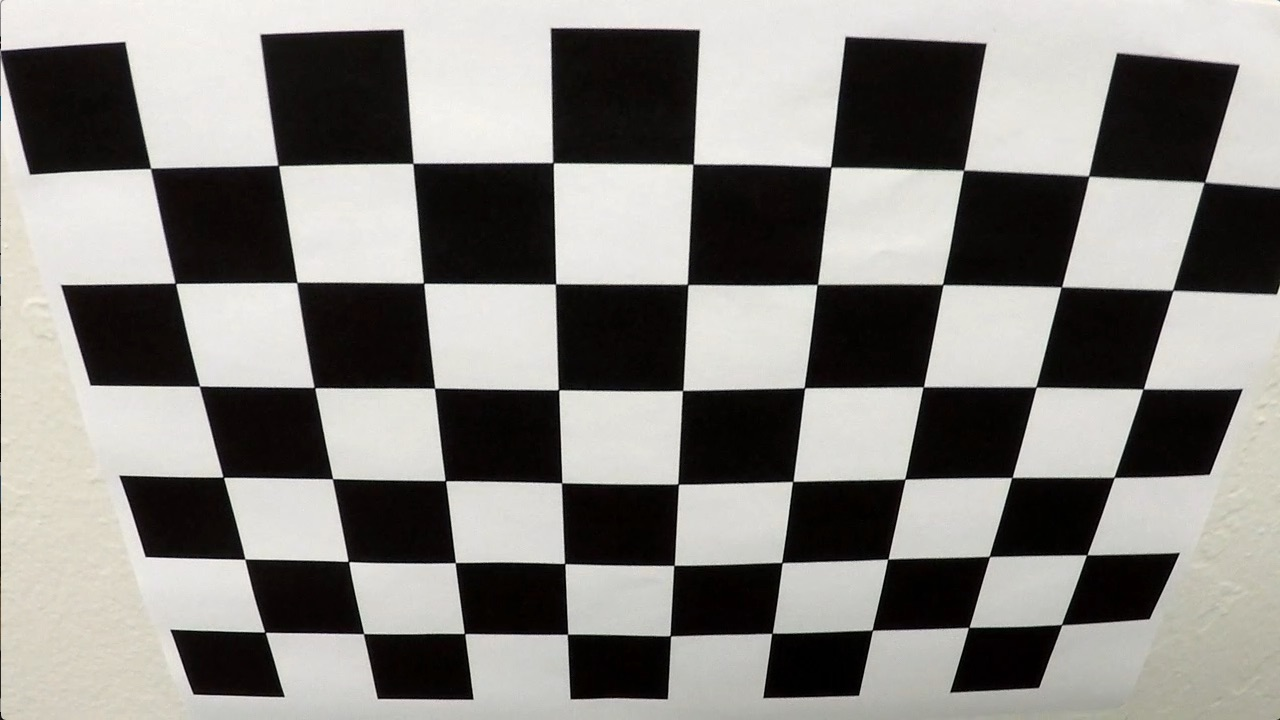
#> input picture camera_cal/calibration2.jpg, 1280 x 720 px; the run also reads 2 pictures not shown here
$ jupyter execute --allow-errors advanced_lane_tracking.ipynb   (shell and % lines are left out)   (older library calls are emulated)
#> lines starting #> are read from the running program, lines starting #| are printed output that depends on the picture; after the words box and inside, x2 and y2 are one past the last pixel; in counts of white or black regions, pixels touching at a corner belong together
### helpers.py
import numpy as np
import cv2
import matplotlib.pyplot as plt
import matplotlib.image as mpimg
import glob
from collections import deque

##################################################################
################## Calibration and Distortion ####################
##################################################################

# [5 lines left out: function cal_undistort, not called in this run]

def calibrate(root, nx, ny):
    fnames = glob.glob(root+"*.jpg")

    objpoints = []
    imgpoints = []

    objp = np.zeros((nx*ny,3), np.float32)
    objp[:,:2] = np.mgrid[0:nx,0:ny].T.reshape(-1,2)

    for fname in fnames:
        img = mpimg.imread(fname)
        gray = cv2.cvtColor(img, cv2.COLOR_RGB2GRAY)
        ret, corners = cv2.findChessboardCorners(gray, (nx, ny), None)
        if ret:
            imgpoints.append(corners)
            objpoints.append(objp)
    ret, mtx, dist, rvecs, tvecs = cv2.calibrateCamera(objpoints, imgpoints, gray.shape[::-1],None,None)
    return ret, mtx, dist, rvecs, tvecs

def undistort(img, mtx, dist):
    return cv2.undistort(img.copy(), mtx, dist, None, mtx)

# [22 lines left out: function corners_unwarp, not called in this run]

##################################################################
########################## GET EDGES #############################
##################################################################

def edge_pipeline(img):
    gray = cv2.cvtColor(img, cv2.COLOR_RGB2GRAY)

    height, width = gray.shape

    # apply gradient threshold on the horizontal gradient
    sx_binary = sobel(gray, 'x', 10, 200)

    # apply gradient direction threshold so that only edges closer to vertical are detected.
    dir_binary = directional_sobel(gray, thresh=(np.pi/6, np.pi/2))

    # combine the gradient and direction thresholds.
    combined_condition = ((sx_binary == 1) & (dir_binary == 1))

    # R & G thresholds so that yellow lanes are detected well.
    color_threshold = 150
    R = img[:,:,0]
    G = img[:,:,1]
    color_combined = np.zeros_like(R)
    r_g_condition = (R > color_threshold) & (G > color_threshold)


    # color channel thresholds
    hls = cv2.cvtColor(img, cv2.COLOR_RGB2HLS)
    S = hls[:,:,2]
    L = hls[:,:,1]

    # S channel performs well for detecting bright yellow and white lanes
    s_thresh = (100, 255)
    s_condition = (S > s_thresh[0]) & (S <= s_thresh[1])

    # We put a threshold on the L channel to avoid pixels which have shadows and as a result darker.
    l_thresh = (120, 255)
    l_condition = (L > l_thresh[0]) & (L <= l_thresh[1])

    # combine all the thresholds
    # A pixel should either be a yellowish or whiteish
    # And it should also have a gradient, as per our thresholds
    color_combined[(r_g_condition & l_condition) & (s_condition | combined_condition)] = 1

    # apply the region of interest mask
    mask = np.zeros_like(color_combined)
    imshape = img.shape
    vertices = np.array([[(0,imshape[0]), (4*imshape[1]/9, 6*imshape[0]/10),
                          (5*imshape[1]/9, 6*imshape[0]/10), (imshape[1],imshape[0])]], dtype=np.int32)
    cv2.fillPoly(mask, [vertices], 1)
    edges = cv2.bitwise_and(color_combined, mask)

    return edges

# [4 lines left out: function color, not called in this run]

def sobel(gray, orient='x', thresh_min=0, thresh_max=255):
    if orient == 'x':
        sob = cv2.Sobel(gray, cv2.CV_64F, 1, 0)
    elif orient == 'y':
        sob = cv2.Sobel(gray, cv2.CV_64F, 0, 1)
    abs_sobel = np.absolute(sob)
    max_value = np.max(abs_sobel)
    binary_output = np.uint8(255*abs_sobel/max_value)
    mask = np.zeros_like(binary_output)
    mask[(binary_output >= thresh_min) & (binary_output <= thresh_max)] = 1
    return mask

def directional_sobel(gray, sobel_kernel=3, thresh=(0, np.pi/2)):
    sobel_x = cv2.Sobel(gray, cv2.CV_64F, 1, 0, ksize=sobel_kernel)
    sobel_y = cv2.Sobel(gray, cv2.CV_64F, 0, 1, ksize=sobel_kernel)
    abs_sobel_x = np.absolute(sobel_x)
    abs_sobel_y = np.absolute(sobel_y)
    direction = np.arctan2(abs_sobel_y,abs_sobel_x)
    direction = np.absolute(direction)
    mask = np.zeros_like(direction)
    mask[(direction >= thresh[0]) & (direction <= thresh[1])] = 1
    return mask

##################################################################
######################### Interpolation  #########################
##################################################################

# [4 lines left out: function hist, not called in this run]

def find_lane_pixels(binary_warped):
    # Take a histogram of the bottom half of the image
    histogram = np.sum(binary_warped[binary_warped.shape[0]//2:,:], axis=0)
    # Create an output image to draw on and visualize the result
    out_img = np.dstack((binary_warped, binary_warped, binary_warped))
    # Find the peak of the left and right halves of the histogram
    # These will be the starting point for the left and right lines
    midpoint = np.int(histogram.shape[0]//2)
    leftx_base = np.argmax(histogram[:midpoint])
    rightx_base = np.argmax(histogram[midpoint:]) + midpoint

    # HYPERPARAMETERS
    # Choose the number of sliding windows
    nwindows = 9
    # Set the width of the windows +/- margin
    margin = 100
    # Set minimum number of pixels found to recenter window
    minpix = 50

    # Set height of windows - based on nwindows above and image shape
    window_height = np.int(binary_warped.shape[0]//nwindows)
    # Identify the x and y positions of all nonzero pixels in the image
    nonzero = binary_warped.nonzero()
    nonzeroy = np.array(nonzero[0])
    nonzerox = np.array(nonzero[1])
    # Current positions to be updated later for each window in nwindows
    leftx_current = leftx_base
    rightx_current = rightx_base

    # Create empty lists to receive left and right lane pixel indices
    left_lane_inds = []
    right_lane_inds = []

    # Step through the windows one by one
    for window in range(nwindows):
        # Identify window boundaries in x and y (and right and left)
        win_y_low = binary_warped.shape[0] - (window+1)*window_height
        win_y_high = binary_warped.shape[0] - window*window_height

        win_xleft_low = leftx_current - margin
        win_xleft_high = leftx_current + margin
        win_xright_low = rightx_current - margin
        win_xright_high = rightx_current + margin

        # Draw the windows on the visualization image
        cv2.rectangle(out_img,(win_xleft_low,win_y_low),
        (win_xleft_high,win_y_high),(0,255,0), 2)
        cv2.rectangle(out_img,(win_xright_low,win_y_low),
        (win_xright_high,win_y_high),(0,255,0), 2)

        good_left_inds = ((nonzeroy >= win_y_low) & (nonzeroy < win_y_high) &
        (nonzerox >= win_xleft_low) &  (nonzerox < win_xleft_high)).nonzero()[0]
        good_right_inds = ((nonzeroy >= win_y_low) & (nonzeroy < win_y_high) &
        (nonzerox >= win_xright_low) &  (nonzerox < win_xright_high)).nonzero()[0]

        # Append these indices to the lists
        left_lane_inds.append(good_left_inds)
        right_lane_inds.append(good_right_inds)

        # If you found > minpix pixels, recenter next window on their mean position
        if len(good_left_inds) > minpix:
            leftx_current = np.int(np.mean(nonzerox[good_left_inds]))
        if len(good_right_inds) > minpix:
            rightx_current = np.int(np.mean(nonzerox[good_right_inds]))

   # Concatenate the arrays of indices (previously was a list of lists of pixels)
    try:
        left_lane_inds = np.concatenate(left_lane_inds)
        right_lane_inds = np.concatenate(right_lane_inds)
    except ValueError:
        # Avoids an error if the above is not implemented fully
        pass

    out_img[nonzeroy[left_lane_inds], nonzerox[left_lane_inds]] = [255,0,0]
    out_img[nonzeroy[right_lane_inds], nonzerox[right_lane_inds]] = [0,0,255]

    # Extract left and right line pixel positions
    leftx = nonzerox[left_lane_inds]
    lefty = nonzeroy[left_lane_inds]
    rightx = nonzerox[right_lane_inds]
    righty = nonzeroy[right_lane_inds]

    return leftx, lefty, rightx, righty, out_img

def fit_from_scratch(binary_warped):
    leftx, lefty, rightx, righty, out_img = find_lane_pixels(binary_warped)
    left_fit, right_fit, left_fitx, right_fitx, ploty = fit_poly(out_img.shape, leftx, lefty, rightx, righty)

    return out_img, left_fit, right_fit, left_fitx, right_fitx

# [4 lines left out: function fit_with_previous, not called in this run]

def fit_polynomial(binary_warped):
    # Find our lane pixels first
    leftx, lefty, rightx, righty, out_img = find_lane_pixels(binary_warped)

    left_fit = np.polyfit(lefty, leftx, 2)
    right_fit = np.polyfit(righty, rightx, 2)

    # Generate x and y values for plotting
    ploty = np.linspace(0, binary_warped.shape[0]-1, binary_warped.shape[0])
    try:
        left_fitx = left_fit[0]*ploty**2 + left_fit[1]*ploty + left_fit[2]
        right_fitx = right_fit[0]*ploty**2 + right_fit[1]*ploty + right_fit[2]
    except TypeError:
        # Avoids an error if `left` and `right_fit` are still none or incorrect
        print('The function failed to fit a line!')
        left_fitx = 1*ploty**2 + 1*ploty
        right_fitx = 1*ploty**2 + 1*ploty

    out_img[lefty, leftx] = [255, 0, 0]
    out_img[righty, rightx] = [0, 0, 255]

    # Plots the left and right polynomials on the lane lines
    plt.plot(left_fitx, ploty, color='yellow')
    plt.plot(right_fitx, ploty, color='yellow')

    return out_img, left_fit, right_fit, left_fitx, right_fitx

def fit_poly(img_shape, leftx, lefty, rightx, righty):

    if(lefty.size == 0 or leftx.size == 0 or rightx.size == 0 or righty.size == 0):
        return None, None, None, None, np.linspace(0, img_shape[0]-1, img_shape[0])

    left_fit = np.polyfit(lefty, leftx, 2)
    right_fit = np.polyfit(righty, rightx, 2)

    ploty = np.linspace(0, img_shape[0]-1, img_shape[0])

    try:
        left_fitx = left_fit[0]*ploty**2 + left_fit[1]*ploty + left_fit[2]
        right_fitx = right_fit[0]*ploty**2 + right_fit[1]*ploty + right_fit[2]
    except TypeError:
        # Avoids an error if `left` and `right_fit` are still none or incorrect
        print('The function failed to fit a line!')
        left_fitx = 1*ploty**2 + 1*ploty
        right_fitx = 1*ploty**2 + 1*ploty

    return left_fit, right_fit, left_fitx, right_fitx, ploty

def search_around_poly(binary_warped, left_fit, right_fit, plot_fit = False):
    # HYPERPARAMETER
    # Choose the width of the margin around the previous polynomial to search
    # The quiz grader expects 100 here, but feel free to tune on your own!
    margin = 80

    # Grab activated pixels
    nonzero = binary_warped.nonzero()
    nonzeroy = np.array(nonzero[0])
    nonzerox = np.array(nonzero[1])

    ### TO-DO: Set the area of search based on activated x-values ###
    ### within the +/- margin of our polynomial function ###
    ### Hint: consider the window areas for the similarly named variables ###
    ### in the previous quiz, but change the windows to our new search area ###
    left_lane_inds = ((nonzerox > (left_fit[0]*(nonzeroy**2) + left_fit[1]*nonzeroy +
                       left_fit[2] - margin)) & (nonzerox < (left_fit[0]*(nonzeroy**2) +
                       left_fit[1]*nonzeroy + left_fit[2] + margin)))
    right_lane_inds = ((nonzerox > (right_fit[0]*(nonzeroy**2) + right_fit[1]*nonzeroy +
                        right_fit[2] - margin)) & (nonzerox < (right_fit[0]*(nonzeroy**2) +
                        right_fit[1]*nonzeroy + right_fit[2] + margin)))

    # Again, extract left and right line pixel positions
    leftx = nonzerox[left_lane_inds]
    lefty = nonzeroy[left_lane_inds]
    rightx = nonzerox[right_lane_inds]
    righty = nonzeroy[right_lane_inds]

    # Fit new polynomials
    left_fit, right_fit, left_fitx, right_fitx, ploty = fit_poly(binary_warped.shape, leftx, lefty, rightx, righty)

    ## Visualization ##
    out_img = np.dstack((binary_warped, binary_warped, binary_warped))*255
    window_img = np.zeros_like(out_img)
    # Color in left and right line pixels
    out_img[nonzeroy[left_lane_inds], nonzerox[left_lane_inds]] = [255, 0, 0]
    out_img[nonzeroy[right_lane_inds], nonzerox[right_lane_inds]] = [0, 0, 255]

    # Generate a polygon to illustrate the search window area
    # And recast the x and y points into usable format for cv2.fillPoly()
    left_line_window1 = np.array([np.transpose(np.vstack([left_fitx-margin, ploty]))])
    left_line_window2 = np.array([np.flipud(np.transpose(np.vstack([left_fitx+margin,
                              ploty])))])
    left_line_pts = np.hstack((left_line_window1, left_line_window2))
    right_line_window1 = np.array([np.transpose(np.vstack([right_fitx-margin, ploty]))])
    right_line_window2 = np.array([np.flipud(np.transpose(np.vstack([right_fitx+margin,
                              ploty])))])
    right_line_pts = np.hstack((right_line_window1, right_line_window2))

    # Draw the lane onto the warped blank image
    cv2.fillPoly(window_img, np.int_([left_line_pts]), (0,255, 0))
    cv2.fillPoly(window_img, np.int_([right_line_pts]), (0,255, 0))
    result = cv2.addWeighted(out_img, 1, window_img, 0.3, 0)

    # Plot the polynomial lines onto the image
    if plot_fit == True:
        plt.plot(left_fitx, ploty, color='yellow')
        plt.plot(right_fitx, ploty, color='yellow')
    ## End visualization steps ##

    return result, left_fit, right_fit, left_fitx, right_fitx

def get_averaged_line(previous_lines, new_line):
    """
    Computes an averaged lane line by averaging over previous good frames.
    """
    # Number of frames to average over
    num_frames = 8

    if new_line is None:
        if len(previous_lines) == 0:
            # If there are no previous lines, return None
            return previous_lines, None
        else:
            # Else return the last line
            return previous_lines, previous_lines[-1]
    else:
        if len(previous_lines) < num_frames:
            # we need at least num_frames frames to average over
            previous_lines.append(new_line)
            return previous_lines, new_line
        else:
            # average over the last num_frames frames
            previous_lines[0:num_frames-1] = previous_lines[1:]
            previous_lines[num_frames-1] = new_line
            new_line = np.zeros_like(new_line)
            for i in range(num_frames):
                new_line += previous_lines[i]
            new_line /= num_frames
            return previous_lines, new_line

##################################################################
##################### Curvature & Offset #########################
##################################################################

def radius_of_curvature(x, num_rows):
    ym_per_pix = 30/720 # meters per pixel in y dimension
    xm_per_pix = 3.7/700 # meters per pixel in x dimension
    # If no pixels were found return None
    y = np.linspace(0, num_rows-1, num_rows)
    y_eval = np.max(y)

    # Fit new polynomials to x,y in world space
    fit = np.polyfit(y*ym_per_pix, x*xm_per_pix, 2)
    rc = ((1 + (2*fit[0]*y_eval*ym_per_pix + fit[1])**2)**1.5) / np.absolute(2*fit[0])
    return rc

def offset(img_shape, right_fitx, left_fitx):
    position = (right_fitx[img_shape[1]-1]+left_fitx[img_shape[1]-1])/2
    distance_from_center = abs((img_shape[0]/2 - position)*3.7/700)

    if position > 640:
        offset = 'Vehicle is {:.2f}m left of center'.format(distance_from_center)
    else:
        offset = 'Vehicle is {:.2f}m right of center'.format(distance_from_center)

    return offset

##################################################################
######################### Road Overlay ###########################
##################################################################

def fill_lane(warped, img, left_fitx, right_fitx, M_inv):
    out_img = np.dstack((warped, warped, warped))*255
    ploty = np.linspace(0, warped.shape[0]-1, warped.shape[0])
    left_line_window = np.array(np.transpose(np.vstack([left_fitx, ploty])))
    right_line_window = np.array(np.flipud(np.transpose(np.vstack([right_fitx, ploty]))))
    line_points = np.vstack([left_line_window, right_line_window])
    cv2.polylines(out_img, np.int_(np.array([line_points], dtype = np.int32)), isClosed=False, color=(0,0,255), thickness = 40)
    cv2.fillPoly(out_img, np.int_(np.array([line_points], dtype = np.int32)), [0, 255, 0])
    unwarped = cv2.warpPerspective(out_img, M_inv, (img.shape[1], img.shape[0]), flags=cv2.INTER_LINEAR)
    filled = cv2.addWeighted(img, 1, unwarped, 0.3, 0)

    return filled

### advanced_lane_tracking.ipynb
[cell 1]
import numpy as np
import cv2
import matplotlib.pyplot as plt
import matplotlib.image as mpimg
import glob

from helpers import *

# **Step 1: Camera Calibration**

[cell 2]
im = mpimg.imread('camera_cal/calibration2.jpg')
#> im is the input picture: shape (720, 1280, 3); mean R, G, B 134.4, 132.4, 128.5
plt.imshow(im)

[cell 3]
root = 'camera_cal/calibration'
nx, ny = 9, 6
ret, mtx, dist, rvecs, tvecs = calibrate(root, nx, ny)
#> in calibrate, `ret, corners = cv2.findChessboardCorners(gray, (nx, ny), None)`: ret = True; corners = 54 rows, first 8: [150.6, 168.4], [278.3, 165.4], [412.9, 163.5], [553, 162.6], [693.2, 164.2], [830.6, 166.9], [963.5, 170.4], [1088.6, 176.1]
#> in calibrate, `ret, mtx, dist, rvecs, tvecs = cv2.calibrateCamera(objpoints, imgpoint..`: ret = 0.867; mtx = [[788.8, 0, 646.8], [0, 756, 212.5], [0, 0, 1]]; dist = [[-0.159, 0.0736, 0.0212, 0.00277, -0.00689]]; rvecs = ([0.401, -0.0328, 0.0155],); tvecs = ([-3.67, -0.395, 5.45],)
#> ret = 0.867; mtx = [[788.8, 0, 646.8], [0, 756, 212.5], [0, 0, 1]]; dist = [[-0.159, 0.0736, 0.0212, 0.00277, -0.00689]]; rvecs = ([0.401, -0.0328, 0.0155],); tvecs = ([-3.67, -0.395, 5.45],)

Sanity Check:

[cell 4]
undistorted = undistort(im, mtx, dist)
f, (ax1, ax2) = plt.subplots(1, 2, figsize=(24, 9))
f.tight_layout()
ax1.imshow(im)
ax1.set_title('Original Image', fontsize = 25)
ax2.imshow(undistorted)
ax2.set_title('Undistorted Image', fontsize = 25)
plt.subplots_adjust(left=0., right=1, top=0.9, bottom=0.)

## Step 2: Finding Edges in Images

[cell 5]
img = mpimg.imread('test_images/test1.jpg')
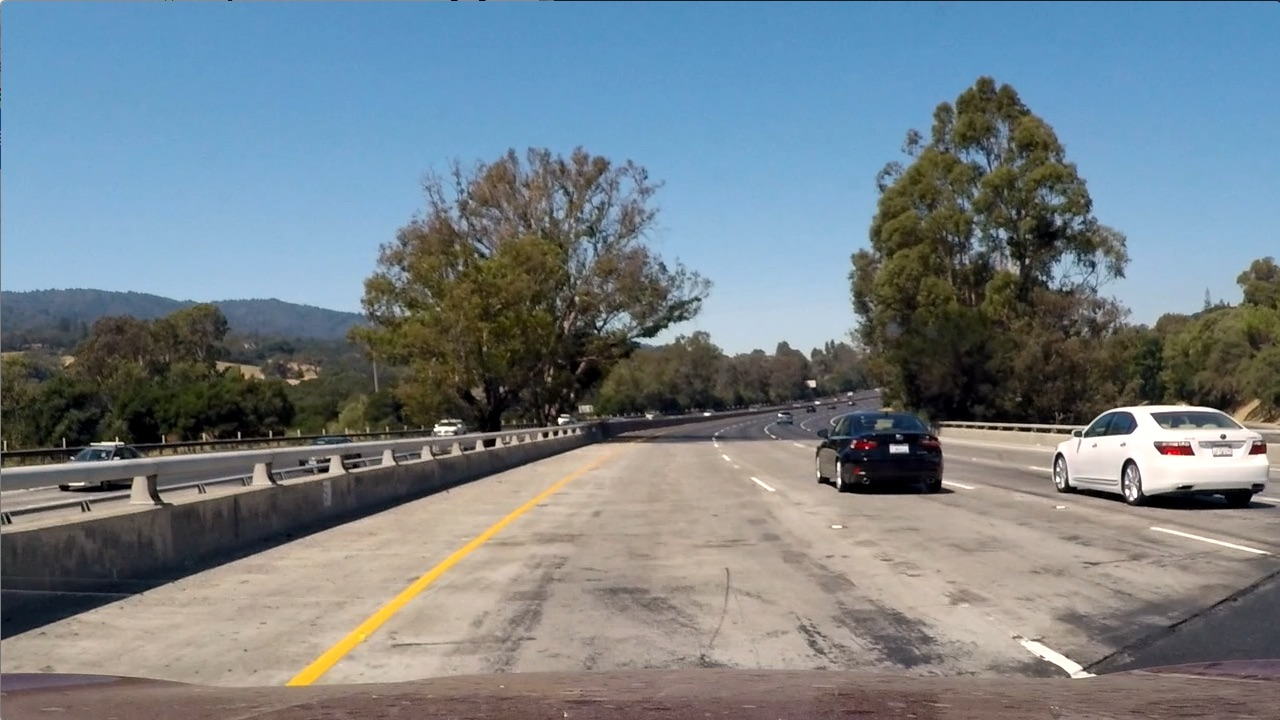
#> input picture test_images/test1.jpg, 1280 x 720 px
#> img is the input picture: shape (720, 1280, 3); mean R, G, B 117.5, 128.7, 135.5
img = undistort(img, mtx, dist)

s_thresh=(150, 255)
sx_thresh=(20, 200)

edges = edge_pipeline(img)#, s_thresh, sx_thresh)
#> in sobel, `sob = cv2.Sobel(gray, cv2.CV_64F, 1, 0)`:
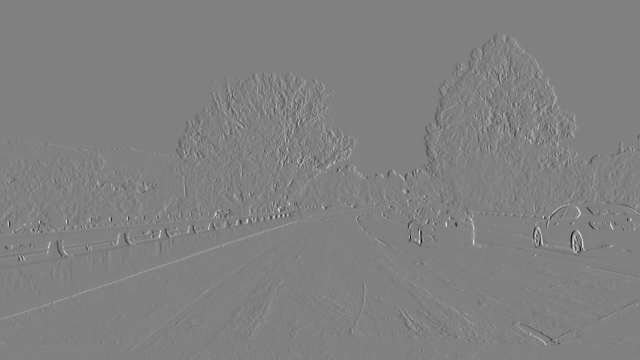
#> sob: shape (720, 1280) float64 (shown at 1/2 size); min -749, max 732, mean 0.1; drawn with min black and max white
#> in sobel, `abs_sobel = np.absolute(sob)`:
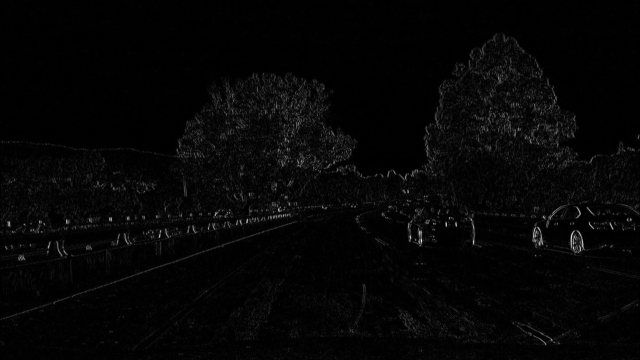
#> abs_sobel: shape (720, 1280) float64 (shown at 1/2 size); min 0, max 749, mean 17.7; drawn with min black and max white
#> in sobel, `max_value = np.max(abs_sobel)`: max_value = 749
#> in edge_pipeline, `sx_binary = sobel(gray, 'x', 10, 200)`:
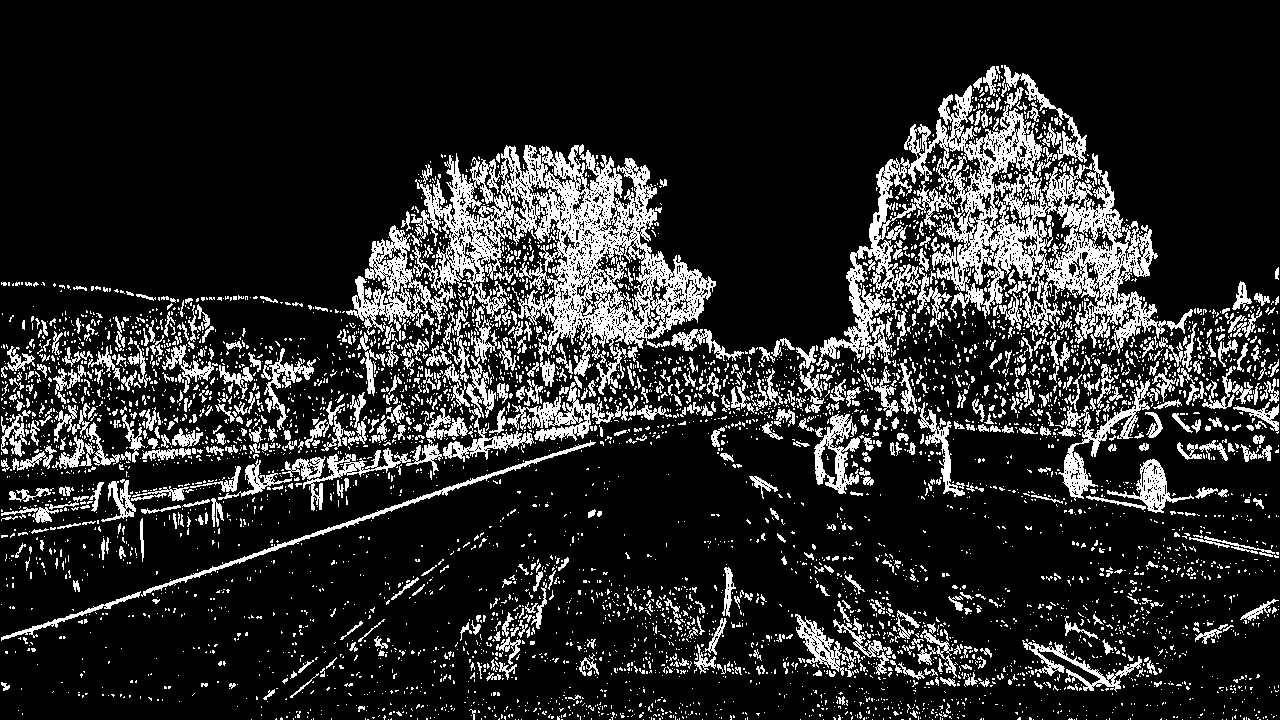
#> sx_binary: shape (720, 1280); values 0 (black) and 1 (white), 16.2% white; 5563 white regions (4840 under 20 px), largest, box (x1, y1, x2, y2) and area: (346, 144, 716, 395) 28168, (816, 85, 1193, 366) 26987, (507, 382, 621, 442) 2032
#> (the rest of the program and of its run is left out)
